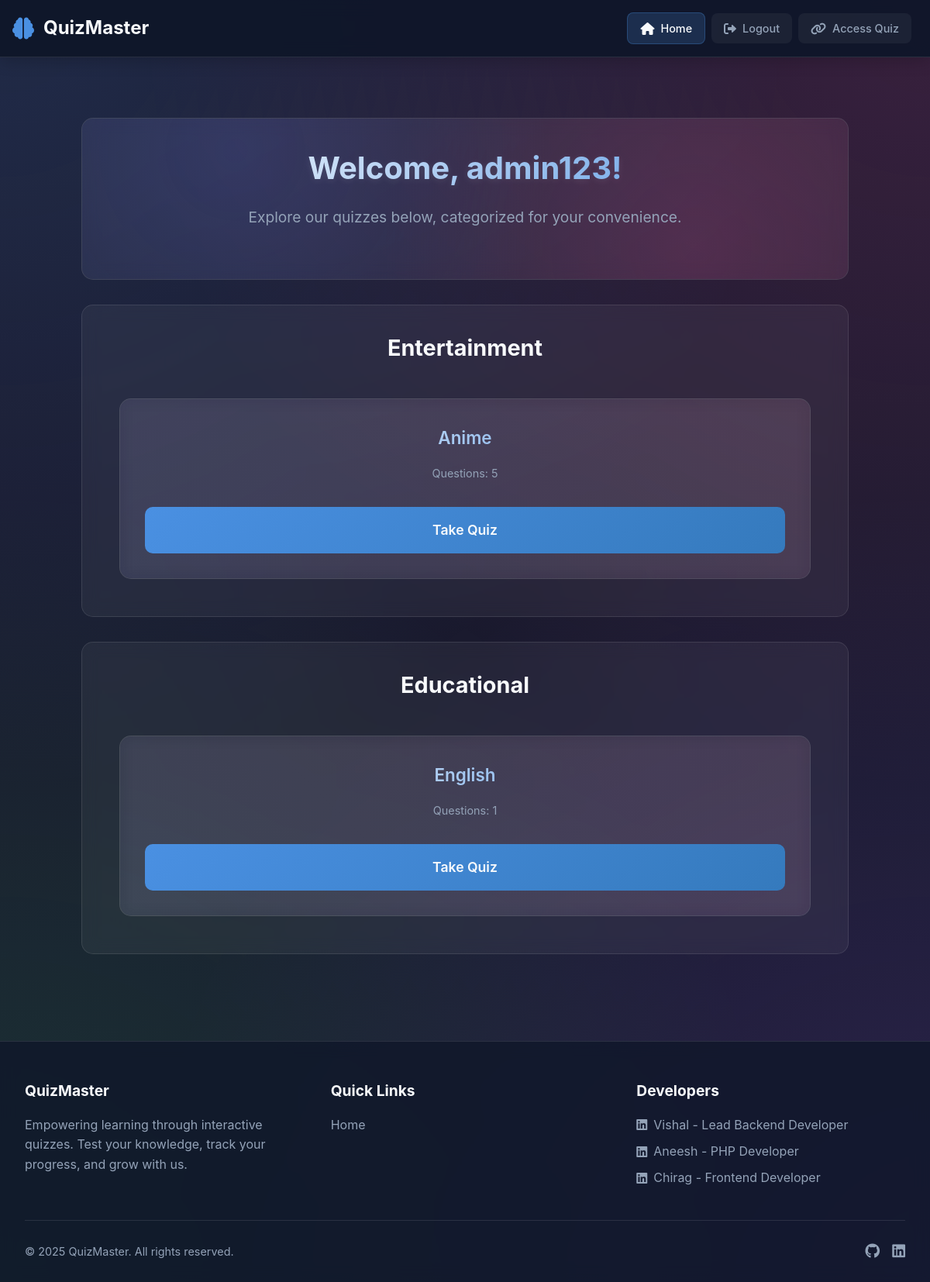
The app's page / (signed in) with its own data.
### tables this page shows
CREATE TABLE `quizdetails` (
  `quizid` int(5) NOT NULL,
  `category` varchar(200) NOT NULL,
  `quizname` varchar(200) NOT NULL,
  `email` varchar(222) NOT NULL,
  `timer` int(11) NOT NULL DEFAULT 30,
  `is_visible` tinyint(1) NOT NULL DEFAULT 1
);

### index.php (the view, shortened to what this page needs)
<?php
include "dbconnect.php";
$welcome_name = '';
if (isset($_SESSION['name']) && !empty($_SESSION['name'])) {
    $welcome_name = $_SESSION['name'];
} else if (isset($_SESSION['username']) && !empty($_SESSION['username'])) {
    $welcome_name = $_SESSION['username'];
} else if (isset($_SESSION['email']) && !empty($_SESSION['email'])) {
    $welcome_name = explode('@', $_SESSION['email'])[0];
}
$quizQuery = "SELECT qd.quizid, qd.quizname, qd.category,
              (SELECT COUNT(*) FROM quizes WHERE quizid = qd.quizid) as question_count,
              qd.is_visible
              FROM quizdetails qd";
if ($_SESSION['status'] !== 'admin') {
    $quizQuery .= " WHERE qd.is_visible = TRUE";
}
$quizResult = $con->query($quizQuery);
$categories = array();
if ($quizResult) {
    while ($row = $quizResult->fetch_assoc()) {
        if (!in_array($row['category'], $categories)) {
            $categories[] = $row['category'];
        }
    }
    $quizResult->data_seek(0);
}
?>
<?php include "components/header.php"; ?>
    <div class="dashboard">
        <section class="welcome-section">
            <h1 class="welcome-title">
                Welcome<?php echo $welcome_name ? ', ' . htmlspecialchars($welcome_name) : ''; ?>!
            </h1>
            <p class="welcome-subtitle">
                Explore our quizzes below, categorized for your convenience.
            </p>
        </section>
        <?php foreach ($categories as $category): ?>
            <div class="category-section">
                <h2 class="category-title"><?php echo htmlspecialchars($category); ?></h2>
                <div class="quiz-grid">
                    <?php
                    $quizResult->data_seek(0);
                    while ($quiz = $quizResult->fetch_assoc()):
                        if ($quiz['category'] === $category):
                    ?>
                        <div class="quiz-card">
                            <h3 class="quiz-title"><?php echo htmlspecialchars($quiz['quizname']); ?></h3>
                            <p class="quiz-info">
                                Questions: <?php echo $quiz['question_count']; ?>
                            </p>
                            <a href="select_difficulty.php?quizid=<?php echo $quiz['quizid']; ?>" class="take-quiz-btn">
                                Take Quiz
                            </a>
                        </div>
                    <?php
                        endif;
                    endwhile;
                    ?>
                </div>
            </div>
        <?php endforeach; ?>
    </div>
<?php include "components/footer.php"; ?>

### css/responsive.css (style rules this page uses)
:root { --container-width: min(90%, 1200px); --spacing-sm: 0.5rem; --spacing-md: 1rem; --spacing-lg: 2rem; }
.quiz-card { background: rgba(255, 255, 255, 0.1); border-radius: 12px; padding: var(--spacing-md); margin-bottom: var(--spacing-md); backdrop-filter: blur(10px); border: 1px solid rgba(255, 255, 255, 0.1); }

### components/header.php (style rules this page uses)
:root { --primary: #4a90e2; --primary-dark: #357abd; --secondary: #ec4899; --accent: #8b5cf6; --background: #1a1a2e; --text: #f8fafc; --text-muted: #94a3b8; --success: #22c55e; --error: #ef4444; --header-height: 4.5rem; --admin-gradient: linear-gradient(135deg, #4a90e2, #8b5cf6); --admin-glow: 0 0 15px rgba(74, 144, 226, 0.5); }
* { margin: 0; padding: 0; box-sizing: border-box; font-family: 'Inter', -apple-system, BlinkMacSystemFont, 'Segoe UI', Roboto, sans-serif; }
body { background: var(--background); color: var(--text); line-height: 1.6; min-height: 100vh; display: flex; flex-direction: column; }

### index.php (style rules this page uses)
:root { --quiz-primary: #4a90e2; --quiz-secondary: #357abd; --quiz-card-bg: rgba(255, 255, 255, 0.05); --quiz-card-border: rgba(255, 255, 255, 0.1); --quiz-card-hover: rgba(255, 255, 255, 0.08); --delete-color: #ef4444; --delete-hover: #dc2626; }
.dashboard { width: var(--container-width); margin: var(--spacing-lg) auto; padding: var(--spacing-md); }
.welcome-section { text-align: center; padding: var(--spacing-lg); margin-bottom: var(--spacing-lg); background: var(--quiz-card-bg); border-radius: 15px; backdrop-filter: blur(10px); border: 1px solid var(--quiz-card-border); animation: fadeIn 0.5s ease; position: relative; overflow: hidden; }
.welcome-section::before { content: ''; position: absolute; top: 0; left: 0; right: 0; bottom: 0; background: radial-gradient(circle at 20% 20%, rgba(99, 102, 241, 0.15) 0%, transparent 50%), radial-gradient(circle at 80% 80%, rgba(236, 72, 153, 0.15) 0%, transparent 50%); z-index: 0; }
.welcome-title { position: relative; font-size: clamp(2rem, 5vw, 2.5rem); margin-bottom: var(--spacing-md); background: linear-gradient(135deg, #fff, var(--quiz-primary)); -webkit-background-clip: text; -webkit-text-fill-color: transparent; text-shadow: 0 2px 10px rgba(255, 255, 255, 0.1); }
.welcome-subtitle { position: relative; font-size: clamp(1rem, 3vw, 1.2rem); color: var(--text-muted); margin-bottom: var(--spacing-lg); max-width: 800px; margin-left: auto; margin-right: auto; }
.category-section { margin: var(--spacing-lg) 0; background: var(--quiz-card-bg); border-radius: 15px; padding: var(--spacing-lg); backdrop-filter: blur(10px); border: 1px solid var(--quiz-card-border); }
.category-title { color: var(--text-light); font-size: clamp(1.5rem, 4vw, 1.8rem); margin-bottom: var(--spacing-md); padding-bottom: 10px; border-bottom: 2px solid var(--card-border); text-align: center; }
.quiz-grid { display: grid; grid-template-columns: repeat(auto-fit, minmax(280px, 1fr)); gap: var(--spacing-lg); padding: var(--spacing-md); }
.quiz-card { background: var(--quiz-card-bg); border-radius: 15px; padding: var(--spacing-lg); transition: all 0.3s ease; border: 1px solid var(--quiz-card-border); display: flex; flex-direction: column; justify-content: space-between; height: 100%; position: relative; overflow: hidden; }
.quiz-card::before { content: ''; position: absolute; top: 0; left: 0; width: 100%; height: 100%; background: linear-gradient(45deg, rgba(99, 102, 241, 0.05) 0%, rgba(236, 72, 153, 0.05) 100%); z-index: 0; transition: all 0.3s ease; }
.quiz-card > * { position: relative; z-index: 1; }
.quiz-title { color: var(--text-light); font-size: clamp(1.2rem, 3vw, 1.4rem); margin-bottom: var(--spacing-md); text-align: center; font-weight: 600; background: linear-gradient(135deg, #fff, var(--quiz-primary)); -webkit-background-clip: text; -webkit-text-fill-color: transparent; }
.quiz-info { color: var(--text-muted); font-size: clamp(0.8rem, 2vw, 0.9rem); margin-bottom: var(--spacing-md); text-align: center; }
.take-quiz-btn { width: 100%; padding: var(--spacing-md); background: linear-gradient(135deg, var(--quiz-primary), var(--quiz-secondary)); border: none; border-radius: 10px; color: var(--text-light); font-size: clamp(1rem, 2.5vw, 1.1rem); cursor: pointer; transition: all 0.3s ease; text-decoration: none; font-weight: 600; text-align: center; margin-top: auto; }

### records on screen
quizdetails: quizname "Anime", question_count "5"
quizdetails: quizname "English", question_count "1"

### other values on screen
$welcome_name "admin123"
$category "Entertainment"
$category "Educational"
